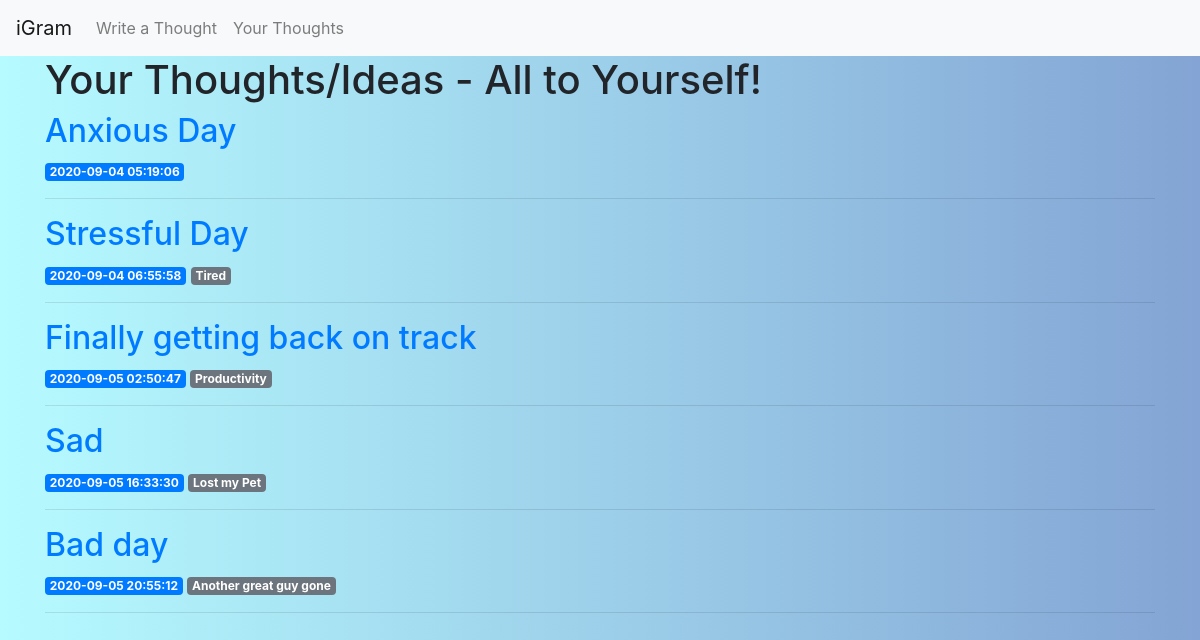
The app's page /space with its own data.
### tables this page shows
CREATE TABLE posts (
    id INTEGER PRIMARY KEY AUTOINCREMENT,
    created TIMESTAMP NOT NULL DEFAULT CURRENT_TIMESTAMP,
    title TEXT NOT NULL,
    category TEXT NOT NULL,
    content TEXT NOT NULL
    
);

### app.py (the view)
@app.route('/space')
def index():
    conn = get_db_connection()
    posts = conn.execute('SELECT * FROM posts').fetchall()
    conn.close()
    return render_template('space.html', posts=posts)

### app.py (called while the page is built)
def get_db_connection():
    conn = sqlite3.connect('database.db')
    conn.row_factory = sqlite3.Row
    return conn

### templates/space.html
{% extends 'base.html' %}
{% block content %}
    <h1>{% block title %} Your Thoughts/Ideas - All to Yourself! {% endblock %}</h1>
    {% for post in posts %}
        <a href="{{ url_for('post', post_id=post['id']) }}">
            <h2>{{ post['title'] }}</h2>
        </a>
        <span class="badge badge-primary">{{ post['created'] }}</span>
        <span class="badge badge-secondary">{{ post['category'] }}</span>
        <hr>
    {% endfor %}
{% endblock %}

### templates/base.html (shortened to what this page needs)
<!doctype html>
<html lang="en">
  <head>
    <link rel="stylesheet" href="https://stackpath.bootstrapcdn.com/bootstrap/4.3.1/css/bootstrap.min.css">
    <link href="static/css/all.css" rel="stylesheet">
    <link href="static/login.css" rel="stylesheet">
  </head>
  <body>
   <nav class="navbar navbar-expand-md navbar-light bg-light">
        <a class="navbar-brand" href="{{ url_for('feed')}}">iGram</a>
        <div class="collapse navbar-collapse" id="navbarNav">
            <ul class="navbar-nav">
            <li class="nav-item">
                <a class="nav-link" href="{{url_for('create')}}">Write a Thought</a>
            </li>
            <li class="nav-item">
              <a class="nav-link" href="{{url_for('index')}}">Your Thoughts</a>
          </li>
            </ul>
        </div>
    </nav>
    <div class="container">
        {% block content %} {% endblock %}
    </div>
  </body>
</html>

### static/login.css (style rules this page uses)
body { background: #83a4d4; background: -webkit-linear-gradient(to right, #b6fbff, #83a4d4); background: linear-gradient(to right, #b6fbff, #83a4d4); }

### records on screen
posts: title "Anxious Day", created "2020-09-04 05:19:06"
posts: title "Stressful Day", created "2020-09-04 06:55:58", category "Tired"
posts: title "Finally getting back on track", created "2020-09-05 02:50:47", category "Productivity"
posts: title "Sad", created "2020-09-05 16:33:30", category "Lost my Pet"
posts: title "Bad day", created "2020-09-05 20:55:12", category "Another great guy gone"
